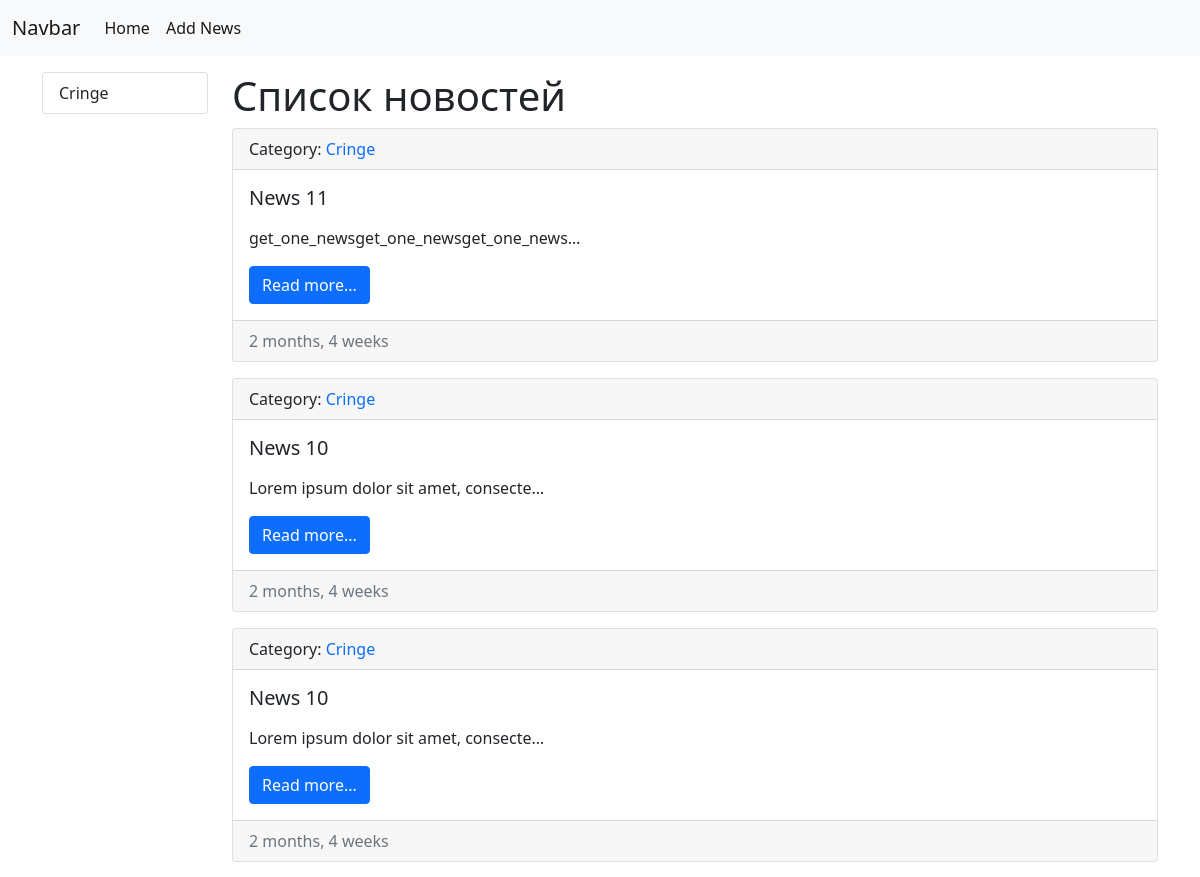
The page /news/ (upper part) on the database as committed earlier.
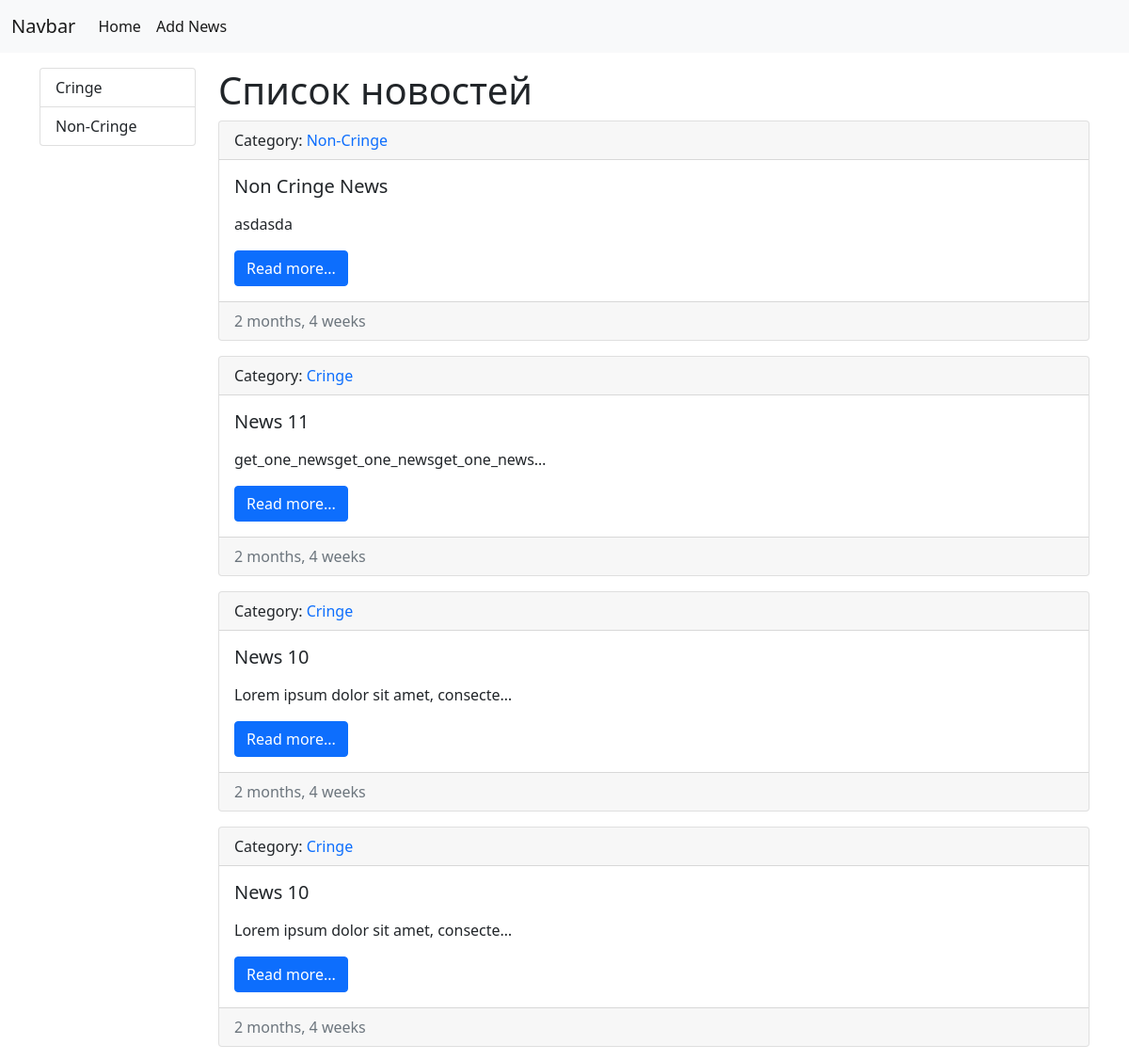
The same page on the database as committed later.
### news/models.py (models this page shows, shortened)
class Category(models.Model):
    title = models.CharField(max_length=100, db_index=True, verbose_name="Category Name")
    def get_absolute_url(self):
        return reverse("category", kwargs={"id": self.pk})
    def __str__(self):
        return self.title
    class Meta:
        verbose_name = "Category"
        verbose_name_plural = "Categories"
        ordering = ['title']

class News(models.Model):
    title = models.CharField(max_length=150, verbose_name='Title')
    content = models.TextField(blank=True, verbose_name="Content")
    created_at = models.DateTimeField(auto_now_add=True, verbose_name="Time Created")
    updated_at = models.DateTimeField(auto_now=True, blank=True, verbose_name='Last Update')
    photo = models.ImageField(upload_to = 'photos/%Y/%m/%d/', verbose_name='Photo', blank=True)
    is_published = models.BooleanField(default=False, verbose_name="Publised")
    category = models.ForeignKey('Category', on_delete=models.CASCADE, null=True)
    def get_absolute_url(self):
        return reverse("get_one_news", kwargs={"news_id": self.pk})
    class Meta:
        verbose_name = "News"
        verbose_name_plural = "News"
        ordering = ['-created_at', 'title']

### news/views.py (the view)
# urls.py: path('', index, name='home'),
def index(request):
    news = News.objects.all()
    context = {
        'news': news,
        'title': "Список новостей",
    }
    return render(request, 'news/index.html', context)

### news/templatetags/news_tag.py (called while the page is built)
@register.simple_tag()
def get_category():
    return Category.objects.all()

### news/templates/news/index.html (shortened to what this page needs)
{% extends 'base.html' %}
{% block sidebar %}
    {% include "inc/_sidebar.html" %}
{% endblock sidebar %}
{% block content %}
    <div class="col-md-10 col-sm-7">
        <h1>{{ title }}</h1>
        {% for i in news %}
            <div class="card mb-3">
                <div class="card-header">Category: <a href=" {{i.category.get_absolute_url}} " class='text-decoration-none' >{{ i.category }}</a></div>
                <div class="card-body">
                    <h5 class="card-title">{{ i.title }}</h5>
                    <p class="card-text">
                        {{ i.content|safe|linebreaks|truncatechars:40 }}
                    </p>
                    <a href="{{ i.get_absolute_url }}" class="btn btn-primary">Read more...</a>
                </div>
                <div class="card-footer text-muted">{{ i.created_at|timesince }}</div>
            </div>
        {% endfor %}
    </div>
{% endblock content %}

### templates/inc/_sidebar.html
{% load news_tag %}
<div class="col-md-2 col-sm-auto">
    <div class="list-group">
        {% get_category as categories%}
        {% for i in categories %}
        <a href="{{i.get_absolute_url}}" class="list-group-item list-group-item-action">{{i.title}}</a>
        {% endfor %}
    </div>
</div>

Rows that differ between the two databases and show on the page:
added Category: title "Non-Cringe"
added News: category "Non-Cringe", title "Non Cringe News", content "asdasda", created_at "2 months, 4 weeks"
